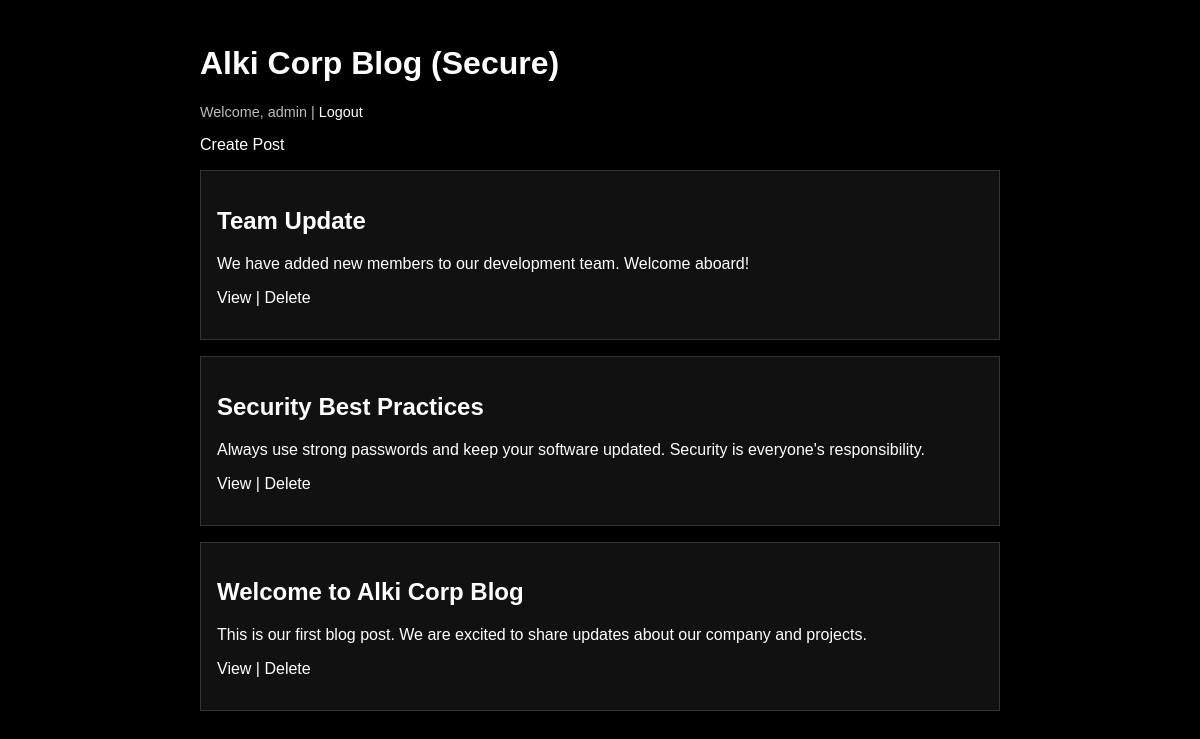
The page /secure/index.php (signed in) on the database its author committed.
### tables this page shows
CREATE TABLE IF NOT EXISTS posts (
    id INT AUTO_INCREMENT PRIMARY KEY,
    title VARCHAR(255) NOT NULL,
    content TEXT NOT NULL,
    author_id INT NOT NULL,
    created_at TIMESTAMP DEFAULT CURRENT_TIMESTAMP,
    FOREIGN KEY (author_id) REFERENCES users(id)
);

### secure/index.php (the view, shortened to what this page needs)
<?php
require "db.php";
$result = $conn->query("SELECT * FROM posts ORDER BY id DESC");
?>
<!DOCTYPE html>
<html>
  <head>
    <link rel="stylesheet" href="../style.css">
  </head>
  <body>
    <div class="container">
      <h1>Alki Corp Blog (Secure)</h1>
      <p class="muted">
        Welcome, <?php echo htmlspecialchars($_SESSION["username"]); ?> |
        <a href="logout.php">Logout</a>
      </p>
      <p><a href="new_post.php">Create Post</a></p>
      <?php while ($row = $result->fetch_assoc()) { ?>
        <div class="card">
          <h2><?php echo htmlspecialchars($row["title"]); ?></h2>
          <p><?php echo htmlspecialchars($row["content"]); ?></p>
          <p>
            <a href="view.php?id=<?php echo (int)$row["id"]; ?>">View</a>
            |
            <a href="delete.php?id=<?php echo (int)$row["id"]; ?>">Delete</a>
          </p>
        </div>
      <?php } ?>
    </div>
  </body>
</html>

### style.css (style rules this page uses)
:root { color-scheme: dark; --bg: #000; --fg: #fff; --muted: #bdbdbd; --card: #111; --border: #333; }
* { box-sizing: border-box; }
body { margin: 0; font-family: Helvetica, Arial, sans-serif; background: var(--bg); color: var(--fg); padding: 24px; }
a { color: var(--fg); text-decoration: none; }
.container { max-width: 800px; margin: 0 auto; }
.card { background: var(--card); padding: 16px; border: 1px solid var(--border); margin: 16px 0; }
.muted { color: var(--muted); font-size: 0.9rem; }

### rows shown on the page
posts: title "Team Update", content "We have added new members to our development team. Welcome aboard!"
posts: title "Security Best Practices", content "Always use strong passwords and keep your software updated. Security is everyone's responsibility."
posts: title "Welcome to Alki Corp Blog", content "This is our first blog post. We are excited to share updates about our company and projects."

### other values the page prints
$_SESSION["username"] "admin"
